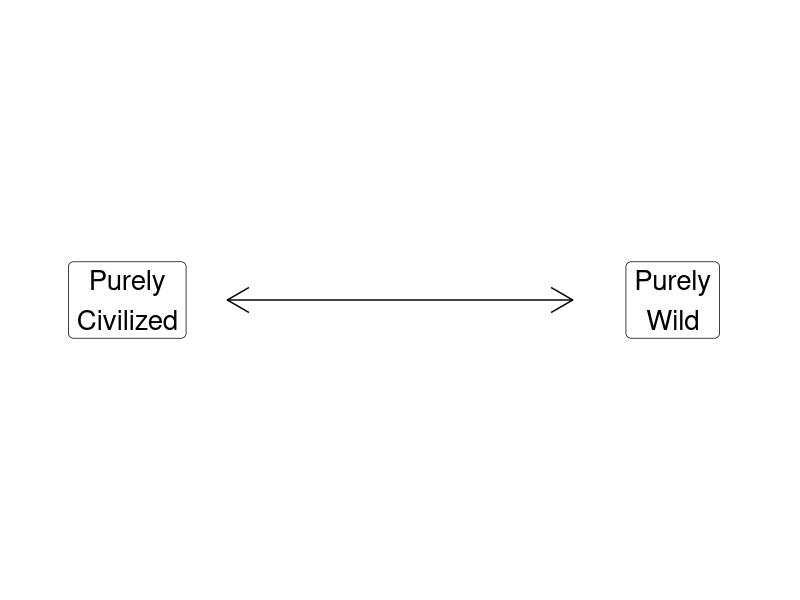
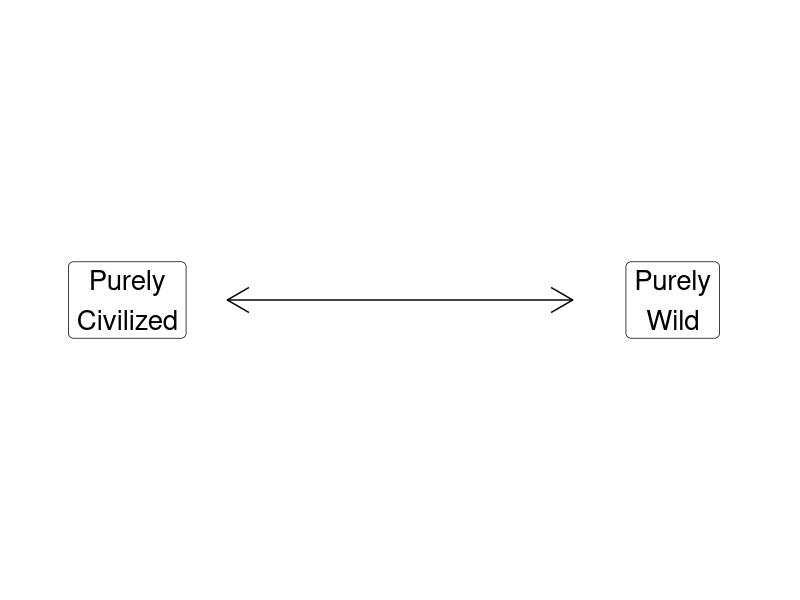

These figures' R source, in order:
## ---- chunk 1
library(tidyverse)
library(readxl)
library(kableExtra)
## ---- chunk 2
## Manual DAG
d1 <- tibble(
  x = c(-3, 3),
  y = c(1, 1),
  labels = c("Purely\nCivilized", "Purely\nWild")
)

ggplot(data = d1, aes(x = x, y = y)) +
  geom_point(size = 8) +
  theme_void() +
  coord_cartesian(xlim = c(-4, 4)) +
  geom_label(aes(label = labels), size = 7) +
  annotate("segment", x = -1.9, xend = 1.9, y = 1, yend = 1, arrow = arrow(ends = "both"))
## ---- chunk 3
## Manual DAG
d1 <- tibble(
  x = c(-3, 3),
  y = c(1, 1),
  labels = c("Purely\nCivilized", "Purely\nWild")
)

ggplot(data = d1, aes(x = x, y = y)) +
  geom_point(size = 8) +
  theme_void() +
  coord_cartesian(xlim = c(-4, 4)) +
  geom_label(aes(label = labels), size = 7) +
  annotate("segment", x = -1.9, xend = 1.9, y = 1, yend = 1, arrow = arrow(ends = "both"))
